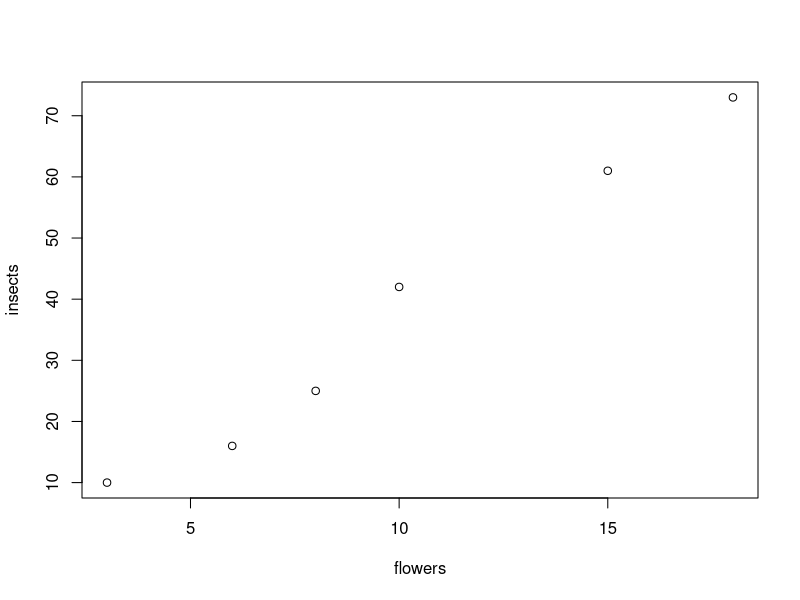
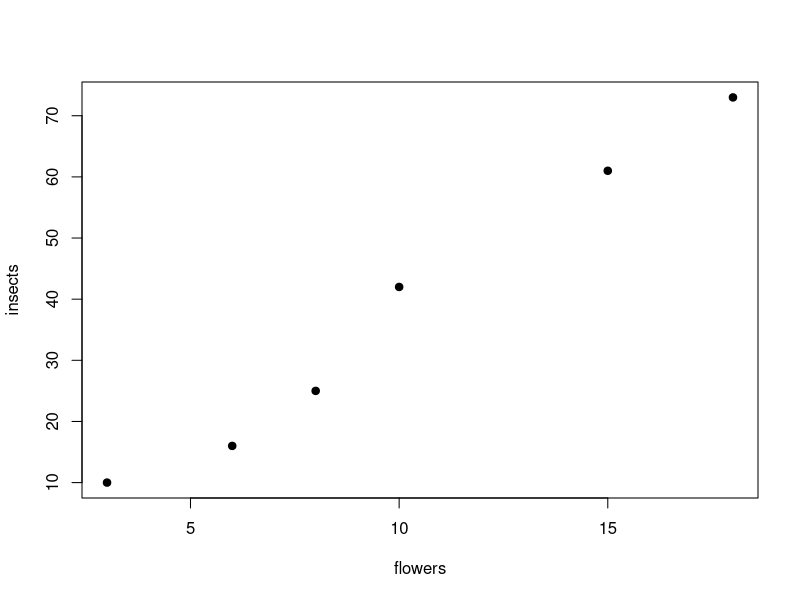
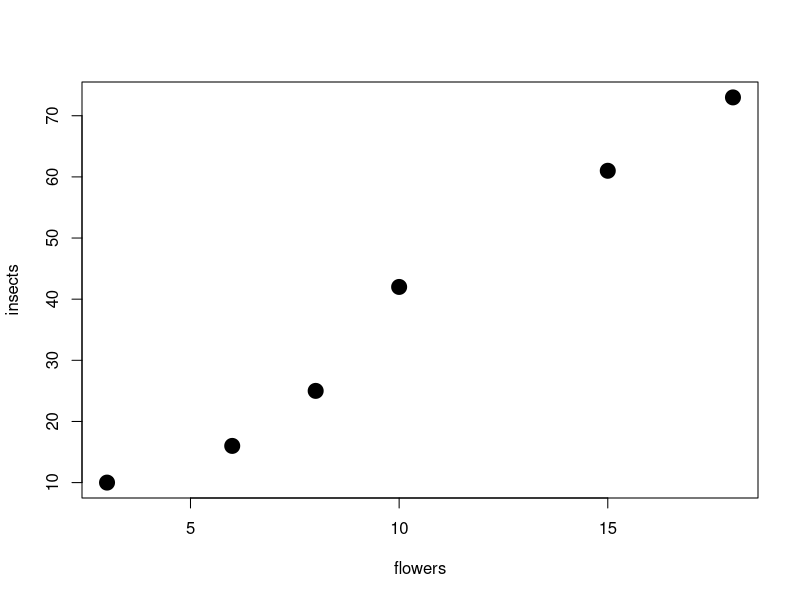
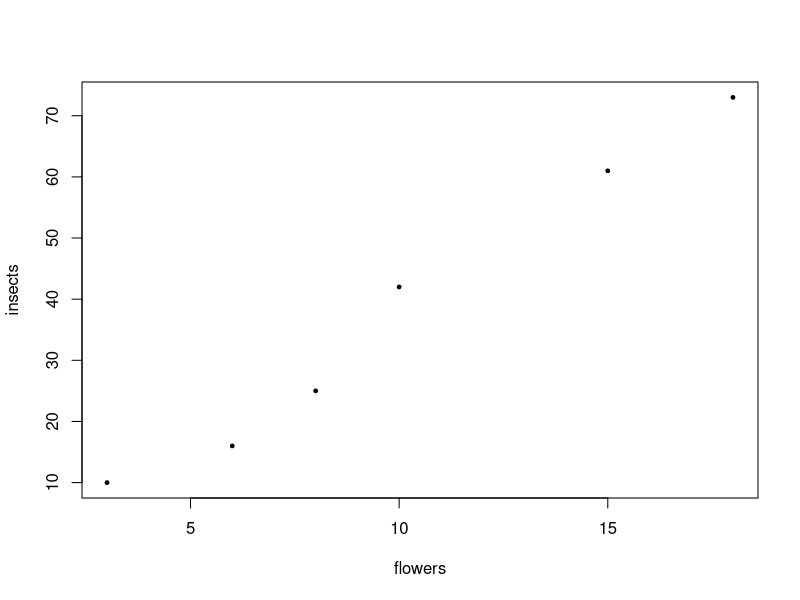
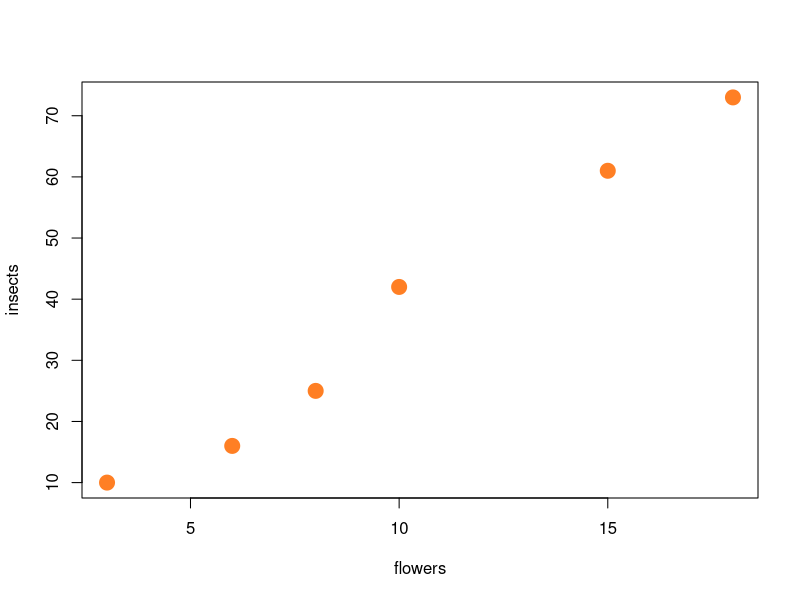

Source code (R) for these figures, in order:
# First R script

# R as calculator 
a <- 6*7 # semplici operazioni assegnate ad un oggetto
b <- 5*8
a + b

# Arrays (vettori)
# c() è il comando fondamentale per concatenare e crere i vettori
flowers <- c(3, 6, 8, 10, 15, 18) #senza c() R leggerebbe solo il primo numero, quindi necessito di concatenare i miei dati
flowers

insects <- c(10, 16, 25, 42, 61, 73)
insects

plot(flowers, insects)

# changing plot parameters

# symbols
plot(flowers, insects, pch=19) # pch vuol dire plot character e ti serve per cambiare la fantasia dei simboli

# symbols dimensions
plot(flowers, insects, pch=19, cex=2) # cex sta per character exageration
plot(flowers, insects, pch=19, cex=.5)
# per diminuire la dimensione dei punti devo mettere un numero inferiore ad 1 (posso anche omettere lo 0).
# è importante che tieni a mente che il separatore è il "."

# color
plot(flowers, insects, pch=19, cex=2, col="chocolate1")
# ricordati che per i colori devi mettere le virgolette 
